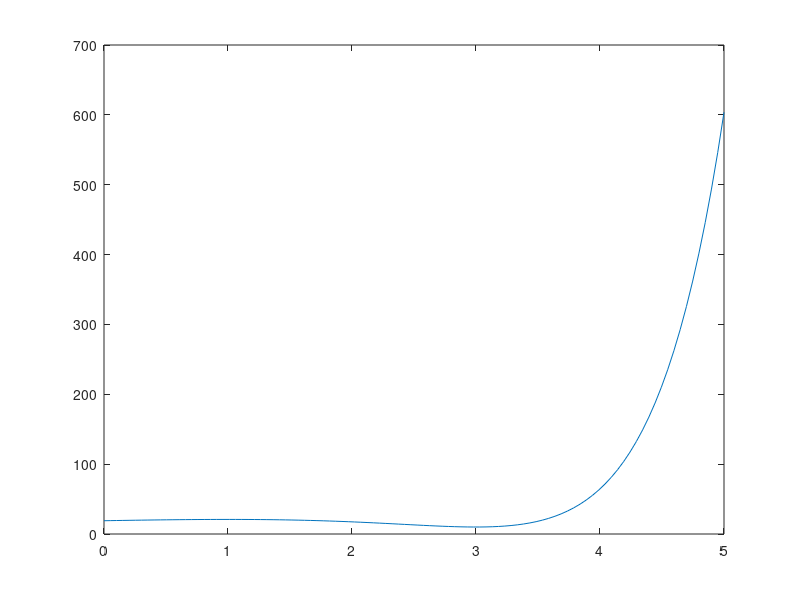

The MATLAB script that drew this image:

x = linspace(0, 5);               % Creates 100 points from 0 to 5
y = exp(x) .* ((x - 3).^2) + 10;  % Use element-wise multiplication with .*

plot(x, y);                       % Plot y vs x

max_y = max(y);                   % Optional: get the maximum value of y
disp(max_y);                      % Display the max value

value_y = y(20);                  % Get the 20th element of y
disp(value_y);

value_x = x(2);                   % Get the 2nd element of x
disp(value_x);
